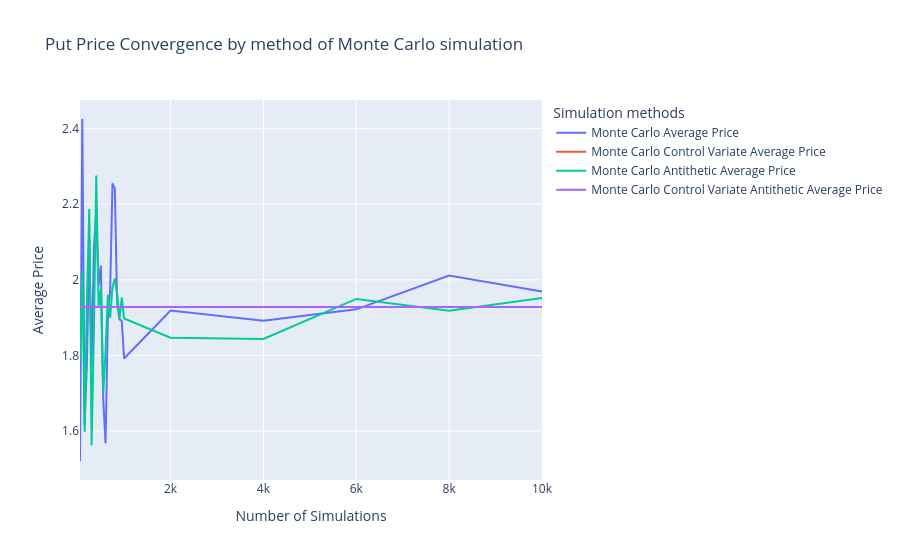

The cell this chart's notebook holds for it:
### Code cell
fig = go.Figure()

# Courbe 1 : Moyenne
fig.add_trace(go.Scatter(
    x=df_put_mc.index,
    y=df_put_mc["mean"],
    mode='lines',
    name='Monte Carlo Average Price'
))

fig.add_trace(go.Scatter(
    x=df_put_mc_cv.index,
    y=df_put_mc_cv["mean"],
    mode='lines',
    name='Monte Carlo Control Variate Average Price'
))

fig.add_trace(go.Scatter(
    x=df_put_mc_an.index,
    y=df_put_mc_an["mean"],
    mode='lines',
    name='Monte Carlo Antithetic Average Price'
))

fig.add_trace(go.Scatter(
    x=df_put_mc_an_cv.index,
    y=df_put_mc_an_cv["mean"],
    mode='lines',
    name='Monte Carlo Control Variate Antithetic Average Price'
))

fig.update_layout(
    title="Put Price Convergence by method of Monte Carlo simulation",
    xaxis_title="Number of Simulations",
    yaxis_title="Average Price",
    legend_title="Simulation methods"
)

fig.show()

### Figure 1 — Plotly figure (JSON) as saved in the notebook; plotly's stock layout.template omitted (floating-point values rounded to 4 significant figures)
{"data": [{"mode": "lines", "name": "Monte Carlo Average Price", "type": "scatter", "x": [50, 100, 150, 200, 250, 300, 350, 400, 450, 500, 550, 600, 650, 700, 750, 800, 850, 900, 950, 1000, 2000, 4000, 6000, 8000, 10000], "y": [1.521, 2.425, 1.616, 1.783, 2.11, 1.77, 2.084, 2.184, 1.984, 2.038, 1.686, 1.567, 1.896, 1.976, 2.255, 2.242, 1.937, 1.896, 1.891, 1.792, 1.919, 1.892, 1.922, 2.012, 1.969]}, {"mode": "lines", "name": "Monte Carlo Control Variate Average Price", "type": "scatter", "x": [50, 100, 150, 200, 250, 300, 350, 400, 450, 500, 550, 600, 650, 700, 750, 800, 850, 900, 950, 1000, 2000, 4000, 6000, 8000, 10000], "y": [1.928, 1.928, 1.928, 1.928, 1.928, 1.928, 1.928, 1.928, 1.928, 1.928, 1.928, 1.928, 1.928, 1.928, 1.928, 1.928, 1.928, 1.928, 1.928, 1.928, 1.928, 1.928, 1.928, 1.928, 1.928]}, {"mode": "lines", "name": "Monte Carlo Antithetic Average Price", "type": "scatter", "x": [50, 100, 150, 200, 250, 300, 350, 400, 450, 500, 550, 600, 650, 700, 750, 800, 850, 900, 950, 1000, 2000, 4000, 6000, 8000, 10000], "y": [1.791, 2.024, 1.598, 1.955, 2.188, 1.562, 1.871, 2.276, 1.93, 1.977, 1.7, 1.811, 1.961, 1.9, 1.981, 2.003, 1.963, 1.897, 1.954, 1.898, 1.847, 1.844, 1.95, 1.918, 1.952]}, {"mode": "lines", "name": "Monte Carlo Control Variate Antithetic Average Price", "type": "scatter", "x": [50, 100, 150, 200, 250, 300, 350, 400, 450, 500, 550, 600, 650, 700, 750, 800, 850, 900, 950, 1000, 2000, 4000, 6000, 8000, 10000], "y": [1.928, 1.928, 1.928, 1.928, 1.928, 1.928, 1.928, 1.928, 1.928, 1.928, 1.928, 1.928, 1.928, 1.928, 1.928, 1.928, 1.928, 1.928, 1.928, 1.928, 1.928, 1.928, 1.928, 1.928, 1.928]}], "layout": {"legend": {"title": {"text": "Simulation methods"}}, "title": {"text": "Put Price Convergence by method of Monte Carlo simulation"}, "xaxis": {"title": {"text": "Number of Simulations"}}, "yaxis": {"title": {"text": "Average Price"}}}}
